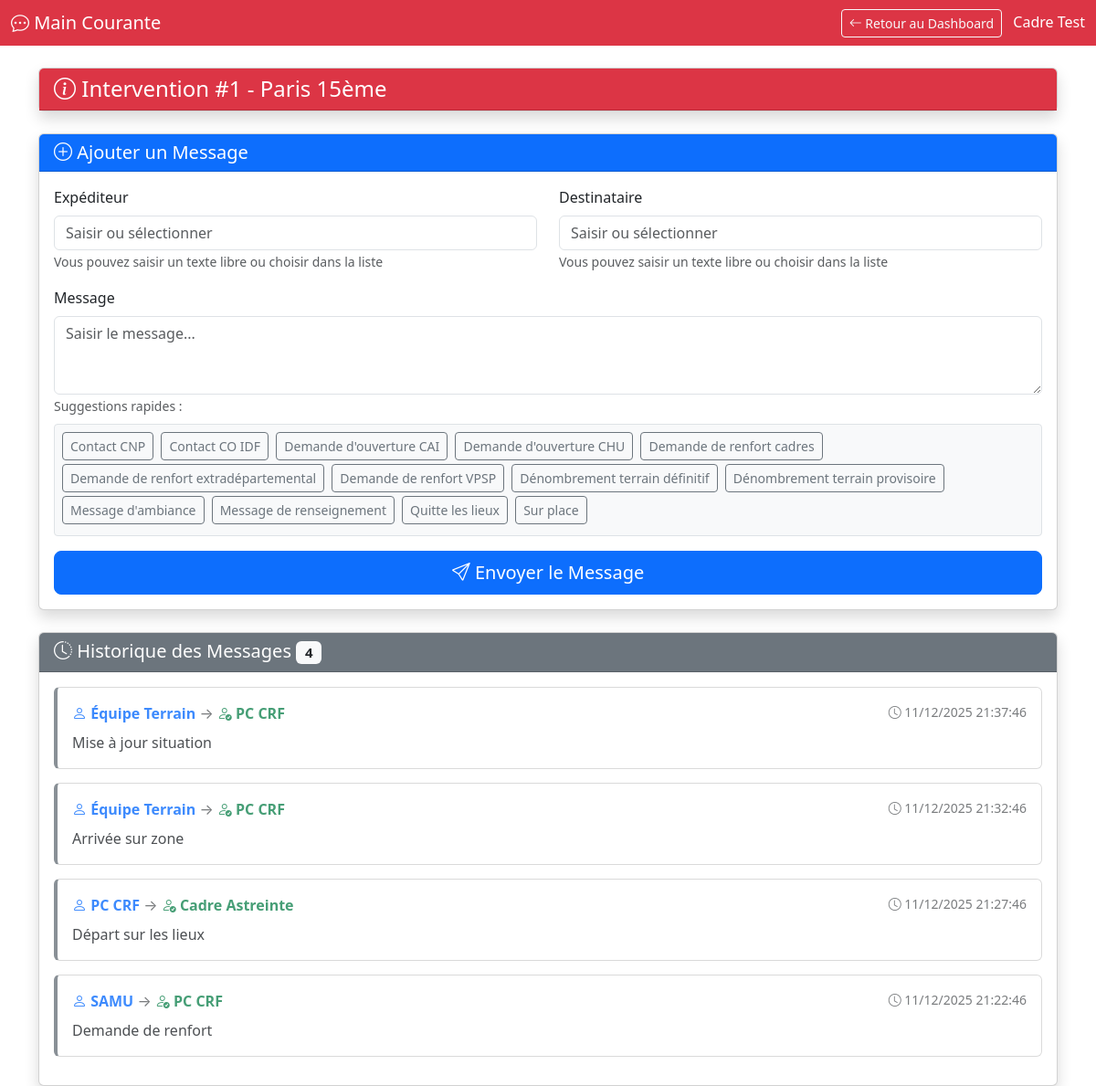
The page /main_courante.php?id=1 on the database its author committed.
### tables this page shows
CREATE TABLE `interventions` (
  `id` int(11) NOT NULL,
  `date_creation` datetime NOT NULL DEFAULT current_timestamp(),
  `commune` varchar(255) NOT NULL,
  `adresse_pma` varchar(255) NOT NULL,
  `adresse_cai` varchar(255) DEFAULT NULL,
  `demandeur` varchar(255) NOT NULL,
  `type_event` varchar(255) NOT NULL,
  `is_acel` tinyint(1) DEFAULT 0,
  `is_cot` tinyint(1) DEFAULT 0,
  `numero_intervention` varchar(50) DEFAULT NULL,
  `statut` enum('En cours','Cloturé','Test') NOT NULL DEFAULT 'En cours',
  `nb_ur` int(11) NOT NULL DEFAULT 0,
  `nb_ua` int(11) NOT NULL DEFAULT 0,
  `nb_dcd` int(11) NOT NULL DEFAULT 0,
  `nb_impliques` int(11) NOT NULL DEFAULT 0,
  `cadres_astreinte` text DEFAULT NULL,
  `cadre_permanence` varchar(255) DEFAULT NULL,
  `cadre_astreinte` varchar(255) DEFAULT NULL,
  `dtus_permanence` varchar(255) DEFAULT NULL,
  `logisticien_astreinte` varchar(255) DEFAULT NULL,
  `aide_regulateur` varchar(255) DEFAULT NULL,
  `description` text DEFAULT NULL
);

CREATE TABLE `main_courante` (
  `id` int(11) NOT NULL,
  `intervention_id` int(11) NOT NULL,
  `horodatage` datetime NOT NULL DEFAULT current_timestamp(),
  `expediteur` varchar(255) NOT NULL,
  `destinataire` varchar(255) NOT NULL,
  `message` text NOT NULL,
  `moyen_com` varchar(50) DEFAULT NULL,
  `operateur` varchar(100) DEFAULT NULL
);

### main_courante.php (the view, shortened to what this page needs)
<?php
require_once __DIR__ . '/includes/db.php';
$intervention_id = isset($_GET['id']) ? (int)$_GET['id'] : 0;
$stmt = $pdo->prepare("SELECT * FROM interventions WHERE id = ?");
$stmt->execute([$intervention_id]);
$intervention = $stmt->fetch();
$stmt = $pdo->prepare("SELECT * FROM main_courante WHERE intervention_id = ? ORDER BY horodatage DESC");
$stmt->execute([$intervention_id]);
$messages = $stmt->fetchAll();
$stmt = $pdo->prepare("SELECT texte FROM presets_messages WHERE categorie = ? ORDER BY texte");
$stmt->execute(['expediteur']);
$presets_expediteur = $stmt->fetchAll(PDO::FETCH_COLUMN);
$stmt->execute(['destinataire']);
$presets_destinataire = $stmt->fetchAll(PDO::FETCH_COLUMN);
$stmt->execute(['message']);
$presets_message = $stmt->fetchAll(PDO::FETCH_COLUMN);
?>
<!DOCTYPE html>
<html lang="fr">
<head>
    <link href="https://cdn.jsdelivr.net/npm/bootstrap@5.3.0/dist/css/bootstrap.min.css" rel="stylesheet">
    <link rel="stylesheet" href="https://cdn.jsdelivr.net/npm/bootstrap-icons@1.11.0/font/bootstrap-icons.css">
</head>
<body>
    <nav class="navbar navbar-dark bg-danger">
        <div class="container-fluid">
            <span class="navbar-brand mb-0 h1">
                <i class="bi bi-chat-dots"></i> Main Courante
            </span>
            <div>
                <a href="dashboard.php?id=<?php echo $intervention_id; ?>" class="btn btn-outline-light btn-sm me-2">
                    <i class="bi bi-arrow-left"></i> Retour au Dashboard
                </a>
                <span class="text-white">
                    <?php echo htmlspecialchars($_SESSION['user']['nom']); ?>
                </span>
            </div>
        </div>
    </nav>
    <div class="container mt-4">
        <div class="row">
            <div class="col-lg-12">
                <div class="card mb-4 shadow">
                    <div class="card-header bg-danger text-white">
                        <h4 class="mb-0">
                            <i class="bi bi-info-circle"></i> Intervention #<?php echo $intervention_id; ?> -
                            <?php echo htmlspecialchars($intervention['commune']); ?>
                        </h4>
                    </div>
                </div>
                <div class="card mb-4 shadow">
                    <div class="card-header bg-primary text-white">
                        <h5 class="mb-0"><i class="bi bi-plus-circle"></i> Ajouter un Message</h5>
                    </div>
                    <div class="card-body">
                        <form method="POST" action="">
                            <div class="row mb-3">
                                <div class="col-md-6">
                                    <label for="expediteur" class="form-label">Expéditeur</label>
                                    <input type="text" class="form-control" id="expediteur" name="expediteur"
                                           list="list-expediteur" placeholder="Saisir ou sélectionner" required>
                                    <small class="text-muted">Vous pouvez saisir un texte libre ou choisir dans la liste</small>
                                </div>
                                <div class="col-md-6">
                                    <label for="destinataire" class="form-label">Destinataire</label>
                                    <input type="text" class="form-control" id="destinataire" name="destinataire"
                                           list="list-destinataire" placeholder="Saisir ou sélectionner" required>
                                    <small class="text-muted">Vous pouvez saisir un texte libre ou choisir dans la liste</small>
                                </div>
                            </div>
                            <div class="mb-3">
                                <label for="message" class="form-label">Message</label>
                                <textarea class="form-control" id="message" name="message" rows="3"
                                          placeholder="Saisir le message..." required></textarea>
                                <small class="text-muted">Suggestions rapides :</small>
                                <div class="mt-2" style="max-height: 150px; overflow-y: auto; border: 1px solid #dee2e6; border-radius: 4px; padding: 8px; background-color: #f8f9fa;">
                                    <?php foreach ($presets_message as $preset): ?>
                                        <button type="button" class="btn btn-sm btn-outline-secondary me-1 mb-1"
                                                onclick="document.getElementById('message').value = '<?php echo htmlspecialchars($preset, ENT_QUOTES); ?>'">
                                            <?php echo htmlspecialchars($preset); ?>
                                        </button>
                                    <?php endforeach; ?>
                                </div>
                            </div>
                            <div class="d-grid">
                                <button type="submit" class="btn btn-primary btn-lg">
                                    <i class="bi bi-send"></i> Envoyer le Message
                                </button>
                            </div>
                        </form>
                    </div>
                </div>
                <div class="card shadow">
                    <div class="card-header bg-secondary text-white">
                        <h5 class="mb-0">
                            <i class="bi bi-clock-history"></i> Historique des Messages
                            <span class="badge bg-light text-dark"><?php echo count($messages); ?></span>
                        </h5>
                    </div>
                    <div class="card-body">
                        <?php if (empty($messages)): ?>
                            <div class="alert alert-info text-center">
                                <i class="bi bi-info-circle"></i> Aucun message pour le moment.
                            </div>
                        <?php else: ?>
                            <?php
                            $now = new DateTime();
                            foreach ($messages as $msg):
                                $msgDate = new DateTime($msg['horodatage']);
                                $diff = $now->diff($msgDate);
                                $isOld = $diff->days > 0 || $diff->h > 1;
                            ?>
                                <div class="card message-card <?php echo $isOld ? 'old' : ''; ?>">
                                    <div class="card-body">
                                        <div class="d-flex justify-content-between align-items-start mb-2">
                                            <div>
                                                <strong class="text-primary">
                                                    <i class="bi bi-person"></i> <?php echo htmlspecialchars($msg['expediteur']); ?>
                                                </strong>
                                                <span class="text-muted"> → </span>
                                                <strong class="text-success">
                                                    <i class="bi bi-person-check"></i> <?php echo htmlspecialchars($msg['destinataire']); ?>
                                                </strong>
                                            </div>
                                            <small class="text-muted">
                                                <i class="bi bi-clock"></i>
                                                <?php echo date('d/m/Y H:i:s', strtotime($msg['horodatage'])); ?>
                                            </small>
                                        </div>
                                        <p class="mb-0"><?php echo nl2br(htmlspecialchars($msg['message'])); ?></p>
                                    </div>
                                </div>
                            <?php endforeach; ?>
                        <?php endif; ?>
                    </div>
                </div>
            </div>
        </div>
    </div>
</body>
</html>

### main_courante.php (style rules this page uses)
.message-card { margin-bottom: 15px; border-left: 4px solid #0d6efd; }
.message-card.old { opacity: 0.8; border-left-color: #6c757d; }

### rows shown on the page
interventions: commune "Paris 15ème"
main_courante: expediteur "Équipe Terrain", destinataire "PC CRF", horodatage "11/12/2025 21:37:46", message "Mise à jour situation"
main_courante: expediteur "Équipe Terrain", destinataire "PC CRF", horodatage "11/12/2025 21:32:46", message "Arrivée sur zone"
main_courante: expediteur "PC CRF", destinataire "Cadre Astreinte", horodatage "11/12/2025 21:27:46", message "Départ sur les lieux"
main_courante: expediteur "SAMU", destinataire "PC CRF", horodatage "11/12/2025 21:22:46", message "Demande de renfort"

### other values the page prints
$_SESSION['user']['nom'] "Cadre Test"
$intervention_id "1"
$preset "Contact CNP"
$preset "Contact CO IDF"
$preset "Demande d'ouverture CAI"
$preset "Demande d'ouverture CHU"
$preset "Demande de renfort cadres"
$preset "Demande de renfort extradépartemental"
$preset "Demande de renfort VPSP"
$preset "Dénombrement terrain définitif"
$preset "Dénombrement terrain provisoire"
$preset "Message d'ambiance"
$preset "Message de renseignement"
$preset "Quitte les lieux"
$preset "Sur place"
